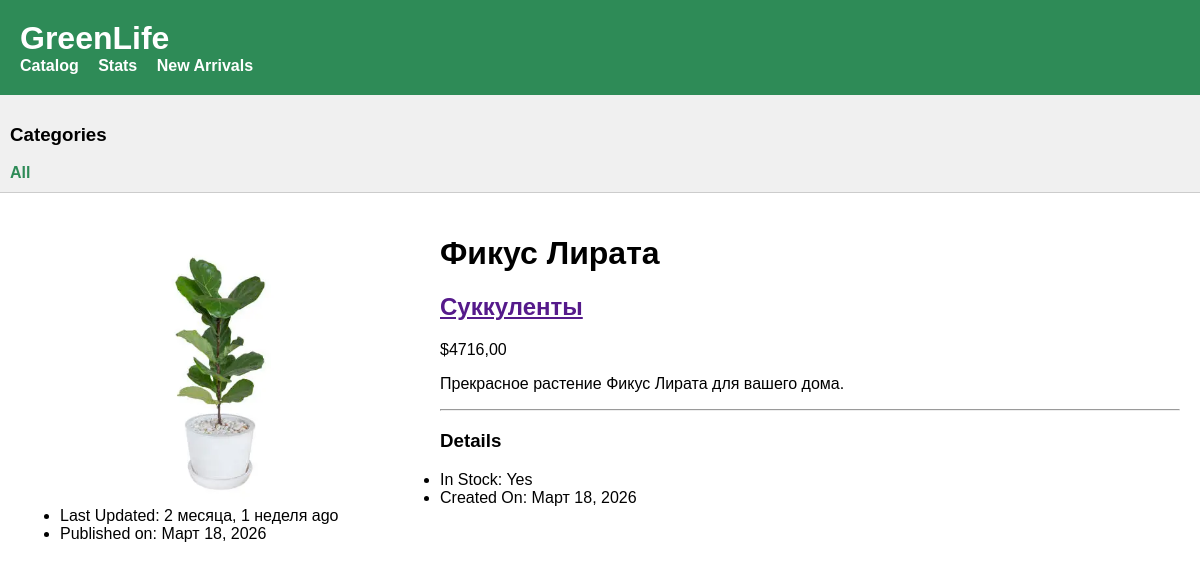
/1/ficus-lyrata/, run on the app's committed database.
### store/models.py (models this page shows, shortened)
class Plant(models.Model):
    category = models.ForeignKey(Category, related_name='plants', on_delete=models.CASCADE, verbose_name='Категория')
    name = models.CharField(max_length=200, verbose_name='Название растения')
    slug = models.SlugField(max_length=200, unique=True, verbose_name='Слаг')
    description = models.TextField(blank=True, verbose_name='Описание')
    price = models.DecimalField(max_digits=10, decimal_places=2, verbose_name='Цена')
    is_in_stock = models.BooleanField(default=True, verbose_name='В наличии')
    created_at = models.DateTimeField(auto_now_add=True, verbose_name='Дата создания')
    updated_at = models.DateTimeField(auto_now=True, verbose_name='Дата обновления')
    published_at = models.DateTimeField(default=timezone.now, verbose_name='Дата публикации')
    image = models.ImageField(upload_to='plants/%Y/%m/%d', blank=True, verbose_name='Изображение')
    manual = models.FileField(upload_to='manuals/%Y/%m/%d', blank=True, verbose_name='Инструкция по уходу (PDF)')
    tags = models.ManyToManyField('Tag', blank=True, related_name='plants', verbose_name='Теги')
    objects = models.Manager()
    available_plants = PlantManager()
    class Meta:
        ordering = ('name',)
        verbose_name = 'Растение'
        verbose_name_plural = 'Растения'
        indexes = [
            models.Index(fields=['id', 'slug']),
        ]

class Category(models.Model):
    name = models.CharField(max_length=200, verbose_name='Название')
    slug = models.SlugField(max_length=200, unique=True, verbose_name='Слаг (URL)')
    source_url = models.URLField(blank=True, verbose_name='Ссылка на описание (URL)')
    class Meta:
        ordering = ('name',)
        verbose_name = 'Категория'
        verbose_name_plural = 'Категории'
    def __str__(self):
        return self.name

### store/views.py (the view)
# urls.py: path('<int:id>/<slug:slug>/', views.plant_detail, name='plant_detail'),
def plant_detail(request, id, slug):
    plant_qs = Plant.objects.filter(id=id, slug=slug, is_in_stock=True)
    if not plant_qs.exists():
        return redirect('store:plant_list')
    plant = plant_qs.first()
    return render(request, 'store/plant_detail.html', {'plant': plant})

### templates/store/plant_detail.html (shortened to what this page needs)
{% extends "base.html" %}
{% block content %}
    <div class="plant-detail">
        {% if plant.image %}
            <img src="{{ plant.image.url }}" alt="{{ plant.name }}" style="max-width: 400px; float: left; margin-right: 20px;">
        {% endif %}
        <h1>{{ plant.name }}</h1>
        <h2><a href="{{ plant.category.get_absolute_url }}">{{ plant.category }}</a></h2>
        <p class="price">${{ plant.price }}</p>
        <p>{{ plant.description|linebreaks }}</p>
        <hr>
        <h3>Details</h3>
        <ul>
            <li>In Stock: {{ plant.is_in_stock|yesno:"Yes,No" }}</li>
            <li>Created On: {{ plant.created_at|date:"F j, Y" }}</li>
            <li>Last Updated: {{ plant.updated_at|timesince }} ago</li>
            <li>Published on: {{ plant.published_at|date:"F j, Y" }}</li>
        </ul>
    </div>
{% endblock %}

### templates/base.html (style rules this page uses)
body { font-family: sans-serif; margin: 0; }

### data on the page
Plant: image (picture), name "Фикус Лирата", category "Суккуленты", price "4716,00", description "Прекрасное растение Фикус Лирата для вашего дома.", is_in_stock "Yes", created_at "Март 18, 2026", updated_at "2 месяца, 1 неделя", published_at "Март 18, 2026"
